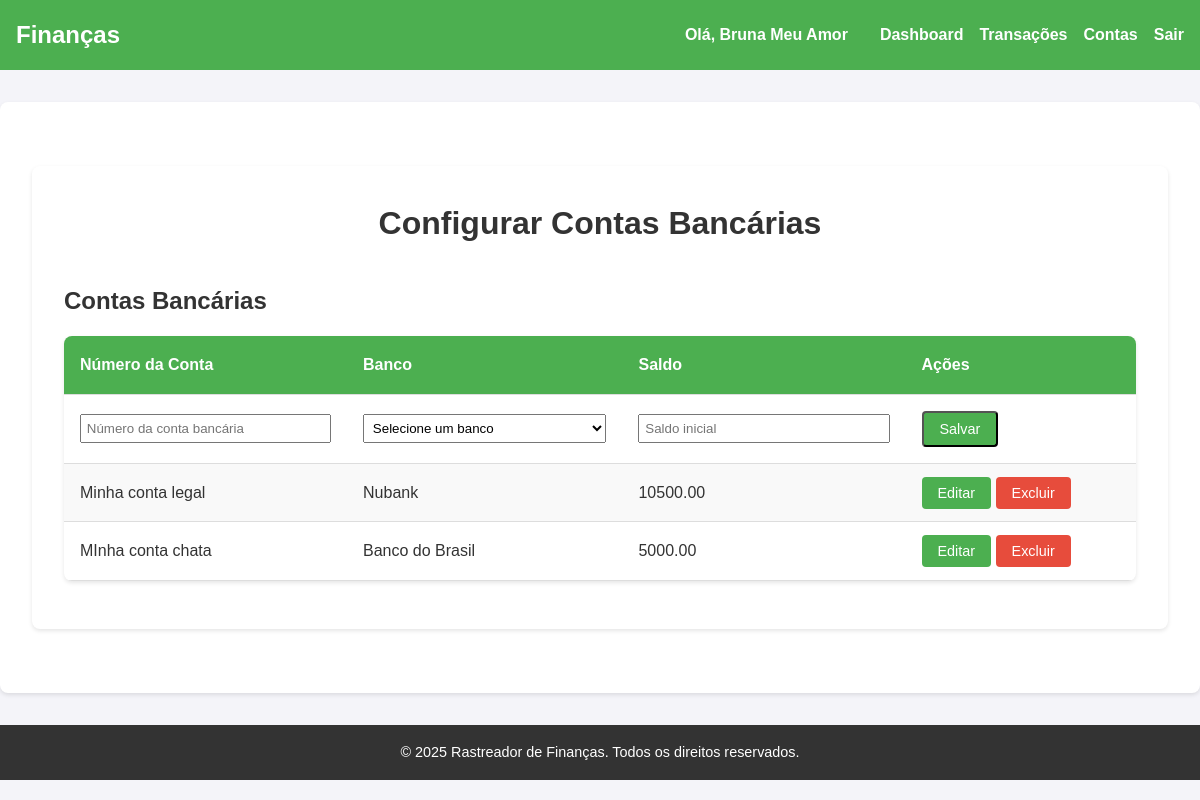
/contas (signed in), run on the app's committed database.
### models.py (models this page shows, shortened)
class BankAccount(db.Model):
    id = db.Column(db.Integer, primary_key=True)
    account_name = db.Column(db.String(20), nullable=False, unique=True)
    balance = db.Column(db.Numeric(10, 2), nullable=False)
    user_id = db.Column(db.Integer, db.ForeignKey('user.id'), nullable=False)
    bank_id = db.Column(db.Integer, db.ForeignKey('bank.id'), nullable=False)
    created_at = db.Column(db.DateTime, nullable=False, default=datetime.utcnow)
    transactions = db.relationship('Transaction', backref='bank_account', lazy=True)

class Bank(db.Model):
    id = db.Column(db.Integer, primary_key=True)
    name = db.Column(db.String(100), nullable=False, unique=True)
    bank_accounts = db.relationship('BankAccount', backref='bank', lazy=True)
    credit_cards = db.relationship('CreditCard', backref='bank', lazy=True)

### app.py (the view)
@app.route('/contas', methods=['GET', 'POST'])
def configuracoes_contas():
    if not session['user_id']:
        return redirect(url_for('login'))
    banks = Bank.query.all()
    bank_accounts = BankAccount.query.filter_by(user_id=session['user_id']).all()
    return render_template('configuracoes/contas/configurar_contas.html', banks=banks, bank_accounts=bank_accounts)

### templates/configuracoes/contas/configurar_contas.html (shortened to what this page needs)
{% extends "layout.html" %}
{% block content %}
<main class="container">
    <h1 class="page-title">Configurar Contas Bancárias</h1>
    <div class="table-container">
        <h2>Contas Bancárias</h2>
        <table class="styled-table">
            <thead>
                <tr>
                    <th>Número da Conta</th>
                    <th>Banco</th>
                    <th>Saldo</th>
                    <th>Ações</th>
                </tr>
            </thead>
            <tbody>
                <tr>
                    <form method="POST" action="/configuracoes/contas/adicionar">
                        <td>
                            <input type="text" name="account_name" placeholder="Número da conta bancária" required style="width: 100%; padding: 0.3rem;">
                        </td>
                        <td>
                            <select name="bank_id" required style="width: 100%; padding: 0.3rem;">
                                <option value="" disabled selected>Selecione um banco</option>
                            </select>
                        </td>
                        <td>
                            <input type="text" name="balance_cents" id="balance_cents" placeholder="Saldo inicial" required style="width: 100%; padding: 0.3rem;" inputmode="numeric">
                        </td>
                        <td>
                            <button type="submit" class="btn">Salvar</button>
                        </td>
                    </form>
                </tr>
                {% for account in bank_accounts %}
                <tr>
                    <td>{{ account.account_name }}</td>
                    <td>{{ account.bank.name }}</td>
                    <td>{{ account.balance }}</td>
                    <td>
                        <a href="/configuracoes/contas/editar/{{ account.id }}" class="btn edit-btn">Editar</a>
                        <a href="/configuracoes/contas/excluir/{{ account.id }}" class="btn delete-btn">Excluir</a>
                    </td>
                </tr>
                {% endfor %}
            </tbody>
        </table>
    </div>
</main>
{% endblock content %}

### static/styles.css (style rules this page uses)
* { margin: 0; padding: 0; box-sizing: border-box; }
body { font-family: Arial, sans-serif; background-color: #f4f4f9; color: #333; line-height: 1.6; }
main .container { margin: 2rem auto; padding: 0 1rem; background: white; border-radius: 8px; box-shadow: 0 2px 4px rgba(0, 0, 0, 0.1); padding: 2rem; }
.page-title { text-align: center; margin-bottom: 2rem; font-size: 2rem; color: #333; }

### templates/configuracoes/contas/configurar_contas.html (style rules this page uses)
.table-container { margin-top: 2rem; }
.styled-table { width: 100%; border-collapse: collapse; margin: 1rem 0; font-size: 1rem; text-align: left; border-radius: 8px; overflow: hidden; box-shadow: 0 2px 4px rgba(0, 0, 0, 0.1); }
.styled-table thead tr { background-color: #4CAF50; color: white; text-align: left; font-weight: bold; }
.styled-table th, .styled-table td { padding: 1rem; border-bottom: 1px solid #ddd; }
.styled-table tbody tr:nth-of-type(even) { background-color: #f9f9f9; }
.styled-table .btn { padding: 0.5rem 1rem; font-size: 0.9rem; border-radius: 4px; text-decoration: none; color: white; background-color: #4CAF50; transition: background-color 0.3s ease; }
.styled-table .delete-btn { background-color: #e74c3c; }

### data on the page
BankAccount: account_name "Minha conta legal", bank.name "Nubank", balance "10500.00"
BankAccount: account_name "MInha conta chata", bank.name "Banco do Brasil", balance "5000.00"

### other printed values
{{ session['username'] }} "Bruna Meu Amor"
